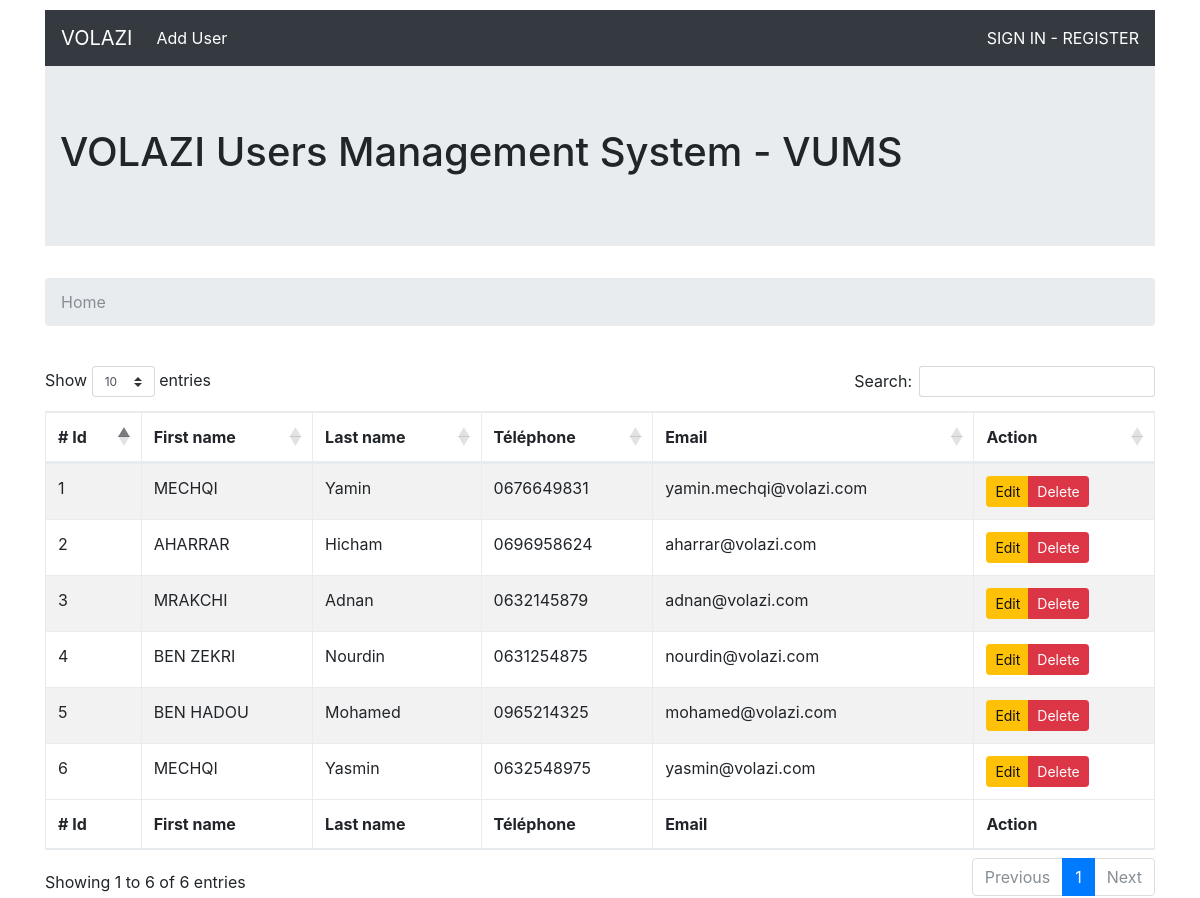
The page / on the database its author committed.
### users/models.py (models this page shows, shortened)
class User(models.Model):
    first_name = models.CharField(max_length=100,blank=False,null=True)
    last_name = models.CharField(max_length=100,blank=False,null=True)
    telephone = models.CharField(max_length=20,blank=False,null=True)
    email = models.EmailField()

### users/views.py (the view)
# urls.py: url(r'^$', users.views.dashboard, name='dashboard'),
def dashboard(request):
    user_name = "sign in - register"
    if request.user.is_authenticated():
        user_name="Welcome : %s" %(request.user)
    data = list(User.objects.all())
    context = {
        "template_title": title,
        "template_user_name": user_name,
        "template_data": data
    }
    return render(request, "dashboard.html", context)

### templates/dashboard.html (shortened to what this page needs)
<!DOCTYPE html>
<html lang="en">
<head>
    {% load static %}
    <link href="{% static 'css/bootstrap.min.css' %}" rel="stylesheet">
    <link href="{% static 'css/style.css' %}" rel="stylesheet">
    <link href="https://cdn.datatables.net/1.10.16/css/dataTables.bootstrap4.min.css" rel="stylesheet">
</head>
<body>
<div class="container">
{% include 'navbar.html' %}
<div class="jumbotron jumbotron-fluid">
  <div class="container">
    <h1 class="display-5">{{template_title}}</h1>
  </div>
</div>
<nav class="breadcrumb">
  <a class="breadcrumb-item active" href="{% url 'dashboard' %}">Home</a>
</nav>
<br>
<table id="example" class="table table-striped table-bordered" width="100%" cellspacing="0">
        <thead>
            <tr>
                <th># Id</th>
                <th>First name</th>
                <th>Last name</th>
                <th>Téléphone</th>
                <th>Email</th>
                <th>Action</th>
            </tr>
        </thead>
        <tfoot>
            <tr>
                <th># Id</th>
                <th>First name</th>
                <th>Last name</th>
                <th>Téléphone</th>
                <th>Email</th>
                <th>Action</th>
            </tr>
        </tfoot>
        <tbody>
        {% for value in template_data %}
            <tr>
                <td>{{forloop.counter}}</td>
                <td>{{value.first_name}}</td>
                <td>{{value.last_name}}</td>
                <td>{{value.telephone}}</td>
                <td>{{value.email}}</td>
                <td>
                    <div class="btn-group" role="group" aria-label="Basic example">
                        <a href="{% url 'update' value.id %}" class="btn btn-secondary btn-warning btn-sm">Edit</a>
                        <a href="{% url 'delete' value.id %}" class="btn btn-secondary btn-danger btn-sm">Delete</a>
                    </div>
                </td>
            </tr>
        {% endfor %}
        </tbody>
</table>
</div>
</body>
</html>

### templates/navbar.html (shortened to what this page needs)
<nav class="navbar navbar-expand-lg navbar-dark bg-dark">
  <button class="navbar-toggler" type="button" data-toggle="collapse" data-target="#navbarTogglerDemo01" aria-controls="navbarTogglerDemo01" aria-expanded="false" aria-label="Toggle navigation">
  </button>
  <div class="collapse navbar-collapse" id="navbarTogglerDemo01">
    <a class="navbar-brand" href="{% url 'dashboard' %}">VOLAZI</a>
    <ul class="navbar-nav mr-auto mt-2 mt-lg-0">
      <li class="nav-item active">
        <a class="nav-link" href="{% url 'home' %}">Add User</a>
      </li>
    </ul>
    <div class="form-inline my-2 my-lg-0 text-white">
       <span class="text-uppercase">{{template_user_name}}</span>
    </div>
  </div>
</nav>

### static_in_pro/our_static/css/style.css (style rules this page uses)
body { margin-top:10px; }

### rows shown on the page
User: first_name "MECHQI", last_name "Yamin", telephone "0676649831", email "yamin.mechqi@volazi.com"
User: first_name "AHARRAR", last_name "Hicham", telephone "0696958624", email "aharrar@volazi.com"
User: first_name "MRAKCHI", last_name "Adnan", telephone "0632145879", email "adnan@volazi.com"
User: first_name "BEN ZEKRI", last_name "Nourdin", telephone "0631254875", email "nourdin@volazi.com"
User: first_name "BEN HADOU", last_name "Mohamed", telephone "0965214325", email "mohamed@volazi.com"
User: first_name "MECHQI", last_name "Yasmin", telephone "0632548975", email "yasmin@volazi.com"

### other values the page prints
{{ template_user_name }} "SIGN IN - REGISTER"
{{ template_title }} "VOLAZI Users Management System - VUMS"
